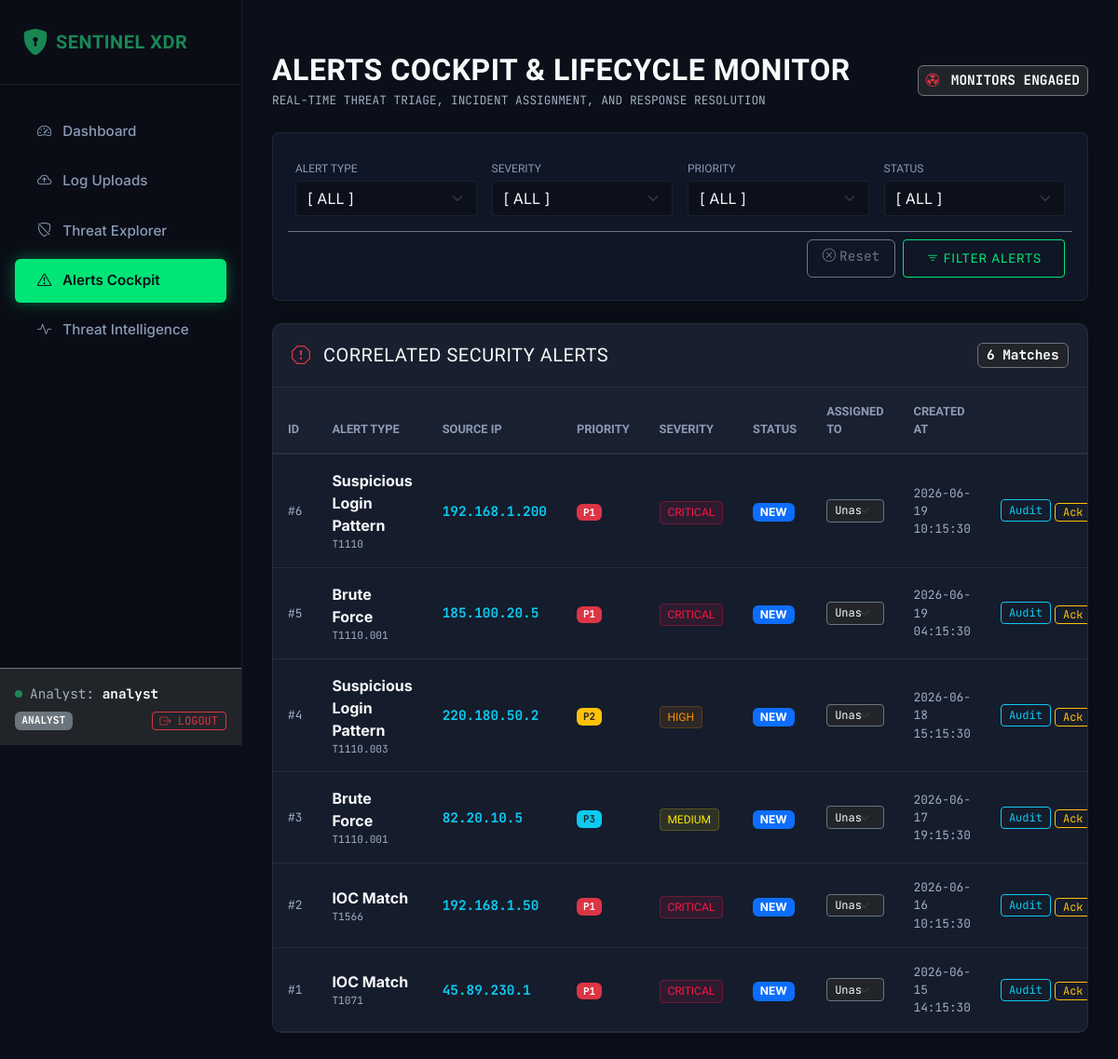
Page /alerts (signed in) on the committed database.
### app/models/user.py (models this page shows, shortened)
class User(db.Model):
    __tablename__ = 'users'
    id = db.Column(db.Integer, primary_key=True)
    username = db.Column(db.String(64), unique=True, nullable=False, index=True)
    email = db.Column(db.String(120), unique=True, nullable=False)
    password_hash = db.Column(db.String(128), nullable=False)
    created_at = db.Column(db.DateTime, default=datetime.datetime.utcnow)
    role = db.Column(db.String(32), default='analyst', nullable=False)  # 'admin' or 'analyst'
    uploads = db.relationship('UploadedLog', backref='uploader', lazy=True, cascade="all, delete-orphan")

### app/models/alert.py (models this page shows, shortened)
class Alert(db.Model):
    __tablename__ = 'alerts'
    id = db.Column(db.Integer, primary_key=True)
    alert_type = db.Column(db.String(64), nullable=False, index=True)  # 'Brute Force', 'IOC Match', 'Suspicious Login Pattern', 'Suspicious Activity'
    severity = db.Column(db.String(16), nullable=False, index=True)  # 'Low', 'Medium', 'High', 'Critical'
    priority = db.Column(db.String(8), nullable=False, default='P3', index=True)  # 'P1', 'P2', 'P3', 'P4'
    status = db.Column(db.String(32), default='New', nullable=False, index=True)  # 'New', 'Acknowledged', 'Resolved', 'False Positive'
    created_at = db.Column(db.DateTime, default=datetime.datetime.utcnow, nullable=False, index=True)
    resolved_at = db.Column(db.DateTime, nullable=True)
    assigned_to_id = db.Column(db.Integer, db.ForeignKey('users.id', ondelete='SET NULL'), nullable=True)
    description = db.Column(db.Text, nullable=True)
    source_ip = db.Column(db.String(45), nullable=True, index=True)
    attempt_count = db.Column(db.Integer, nullable=True)
    first_seen = db.Column(db.DateTime, nullable=True)
    last_seen = db.Column(db.DateTime, nullable=True)
    ioc_indicator_id = db.Column(db.Integer, db.ForeignKey('ioc_indicators.id', ondelete='SET NULL'), nullable=True)
    mitre_technique = db.Column(db.String(64), nullable=True)  # e.g., T1110.001 - Password Guessing
    mitre_tactic = db.Column(db.String(64), nullable=True)     # e.g., Credential Access
    assigned_user = db.relationship('User', backref=db.backref('alerts', lazy=True))

### app/blueprints/alerts.py (the view)
@alerts_bp.route('/alerts')
@login_required
def index():
    alert_type = request.args.get('alert_type', '').strip()
    severity = request.args.get('severity', '').strip()
    priority = request.args.get('priority', '').strip()
    status = request.args.get('status', '').strip()
    query = Alert.query
    if alert_type and alert_type != 'ALL':
        query = query.filter(Alert.alert_type == alert_type)
    if severity and severity != 'ALL':
        query = query.filter(Alert.severity == severity)
    if priority and priority != 'ALL':
        query = query.filter(Alert.priority == priority)
    if status and status != 'ALL':
        query = query.filter(Alert.status == status)
    alerts_list = query.order_by(Alert.created_at.desc()).all()
    all_users = User.query.order_by(User.username.asc()).all()
    alert_types = ['Brute Force', 'IOC Match', 'Suspicious Login Pattern', 'Suspicious Activity']
    return render_template(
        'alerts.html',
        alerts=alerts_list,
        users=all_users,
        alert_types=alert_types,
        filters=request.args
    )

### app/templates/alerts.html (shortened to what this page needs)
{% extends 'base.html' %}
{% block content %}
<div class="container-fluid px-0">
    <div class="d-flex justify-content-between align-items-center mb-4">
        <div>
            <h2 class="text-light fw-bold mb-1">ALERTS COCKPIT & LIFECYCLE MONITOR</h2>
            <p class="text-muted text-mono mb-0" style="font-size: 0.8rem;">REAL-TIME THREAT TRIAGE, INCIDENT ASSIGNMENT, AND RESPONSE RESOLUTION</p>
        </div>
        <div>
            <span class="badge bg-dark border border-secondary text-mono p-2">
                <i class="bi bi-radioactive text-danger me-1"></i> MONITORS ENGAGED
            </span>
        </div>
    </div>
    <div class="cyber-card filter-panel mb-4">
        <form method="GET" action="{{ url_for('alerts.index') }}">
            <div class="row g-3">
                <div class="col-12 col-md-3">
                    <label for="alert_type" class="filter-label mb-1">Alert Type</label>
                    <select name="alert_type" id="alert_type" class="form-select form-control-cyber">
                        <option value="ALL" {% if not filters.alert_type or filters.alert_type == 'ALL' %}selected{% endif %}>[ ALL ]</option>
                    </select>
                </div>
                <div class="col-6 col-md-3">
                    <label for="severity" class="filter-label mb-1">Severity</label>
                    <select name="severity" id="severity" class="form-select form-control-cyber">
                        <option value="ALL" {% if not filters.severity or filters.severity == 'ALL' %}selected{% endif %}>[ ALL ]</option>
                    </select>
                </div>
                <div class="col-6 col-md-3">
                    <label for="priority" class="filter-label mb-1">Priority</label>
                    <select name="priority" id="priority" class="form-select form-control-cyber">
                        <option value="ALL" {% if not filters.priority or filters.priority == 'ALL' %}selected{% endif %}>[ ALL ]</option>
                    </select>
                </div>
                <div class="col-12 col-md-3">
                    <label for="status" class="filter-label mb-1">Status</label>
                    <select name="status" id="status" class="form-select form-control-cyber">
                        <option value="ALL" {% if not filters.status or filters.status == 'ALL' %}selected{% endif %}>[ ALL ]</option>
                    </select>
                </div>
                <div class="col-12 d-flex justify-content-end gap-2 mt-3 pt-2 border-top border-secondary">
                    <a href="{{ url_for('alerts.index') }}" class="btn btn-outline-secondary text-mono px-3">
                        <i class="bi bi-x-circle me-1"></i>Reset
                    </a>
                    <button type="submit" class="btn btn-cyber px-4">
                        <i class="bi bi-filter me-1"></i>Filter Alerts
                    </button>
                </div>
            </div>
        </form>
    </div>
    <div class="cyber-card">
        <div class="cyber-card-header d-flex justify-content-between align-items-center">
            <h5 class="text-light mb-0 font-display">
                <i class="bi bi-exclamation-octagon text-danger me-2"></i> CORRELATED SECURITY ALERTS
            </h5>
            <span class="badge bg-dark border border-secondary text-mono">{{ alerts | length }} Matches</span>
        </div>
        <div class="table-responsive">
            <table class="table table-cyber mb-0 align-middle">
                <thead>
                    <tr>
                        <th style="width: 5%;">ID</th>
                        <th style="width: 15%;">Alert Type</th>
                        <th style="width: 10%;">Source IP</th>
                        <th style="width: 10%;">Priority</th>
                        <th style="width: 10%;">Severity</th>
                        <th style="width: 10%;">Status</th>
                        <th style="width: 15%;">Assigned To</th>
                        <th style="width: 12%;">Created At</th>
                        <th style="width: 13%;" class="text-end">Actions</th>
                    </tr>
                </thead>
                <tbody>
                    {% if alerts %}
                    {% for alert in alerts %}
                    <tr {% if alert.status == 'Resolved' or alert.status == 'False Positive' %}style="opacity: 0.65;"{% endif %}>
                        <td class="text-muted text-mono" style="font-size: 0.8rem;">
                            #{{ alert.id }}
                        </td>
                        <td>
                            <strong class="text-light">{{ alert.alert_type }}</strong>
                            {% if alert.mitre_technique %}
                            <div class="text-muted text-mono" style="font-size: 0.7rem;">{{ alert.mitre_technique.split(' - ')[0] }}</div>
                            {% endif %}
                        </td>
                        <td class="text-mono fw-bold text-info">
                            {{ alert.source_ip or 'N/A' }}
                        </td>
                        <td class="text-mono">
                            <span class="badge {% if alert.priority == 'P1' %}bg-danger{% elif alert.priority == 'P2' %}bg-warning text-dark{% elif alert.priority == 'P3' %}bg-info text-dark{% else %}bg-secondary{% endif %}">
                                {{ alert.priority }}
                            </span>
                        </td>
                        <td>
                            <span class="badge-cyber {% if alert.severity == 'Critical' %}badge-critical{% elif alert.severity == 'High' %}badge-high{% elif alert.severity == 'Medium' %}badge-medium{% else %}badge-low{% endif %}">
                                {{ alert.severity }}
                            </span>
                        </td>
                        <td>
                            <span class="badge {% if alert.status == 'New' %}bg-primary{% elif alert.status == 'Acknowledged' %}bg-warning text-dark{% elif alert.status == 'Resolved' %}bg-success{% else %}bg-secondary{% endif %}">
                                {{ alert.status | upper }}
                            </span>
                        </td>
                        <td>
                            <form method="POST" action="{{ url_for('alerts.assign', alert_id=alert.id) }}" class="d-inline">
                                <select name="assigned_to_id" onchange="this.form.submit()" class="form-select form-select-sm bg-dark text-light border-secondary text-mono" style="font-size: 0.75rem; padding: 0.15rem 1.5rem 0.15rem 0.5rem;">
                                    <option value="0">Unassigned</option>
                                </select>
                            </form>
                        </td>
                        <td class="text-mono text-muted" style="font-size: 0.8rem;">
                            {{ alert.created_at.strftime('%Y-%m-%d %H:%M:%S') }}
                        </td>
                        <td class="text-end">
                            <div class="d-flex justify-content-end gap-1">
                                <button type="button" class="btn btn-sm btn-outline-info py-0 px-2 text-mono" style="font-size: 0.75rem;" data-bs-toggle="modal" data-bs-target="#alertModal_{{ alert.id }}">
                                    Audit
                                </button>
                                {% if alert.status == 'New' %}
                                <form method="POST" action="{{ url_for('alerts.acknowledge', alert_id=alert.id) }}">
                                    <button type="submit" class="btn btn-sm btn-outline-warning py-0 px-2 text-mono" style="font-size: 0.75rem;" title="Acknowledge Alert">
                                        Ack
                                    </button>
                                </form>
                                {% endif %}
                            </div>
                        </td>
                    </tr>
                    {% endfor %}
                    {% endif %}
                </tbody>
            </table>
        </div>
    </div>
</div>
{% endblock %}

### app/templates/base.html (shortened to what this page needs)
<!DOCTYPE html>
<html lang="en">
<head>
    <link href="https://cdn.jsdelivr.net/npm/bootstrap@5.3.3/dist/css/bootstrap.min.css" rel="stylesheet"
>
    <link rel="stylesheet" href="https://cdn.jsdelivr.net/npm/bootstrap-icons@1.11.3/font/bootstrap-icons.min.css">
    <link rel="stylesheet" href="{{ url_for('static', filename='css/custom.css') }}">
</head>
<body>
    <div class="sidebar d-flex flex-column justify-content-between">
        <div>
            <div class="sidebar-logo">
                <i class="bi bi-shield-lock-fill text-success fs-3 me-2"></i>
                <span class="brand-text text-success fs-5 fw-bold">SENTINEL XDR</span>
            </div>
            {% if g.user %}
            <nav class="nav flex-column">
                <a class="nav-link {% if request.endpoint == 'dashboard.index' %}active{% endif %}"
                    href="{{ url_for('dashboard.index') }}">
                    <i class="bi bi-speedometer2 me-2"></i> Dashboard
                </a>
                <a class="nav-link {% if request.endpoint == 'main.uploads' %}active{% endif %}"
                    href="{{ url_for('main.uploads') }}">
                    <i class="bi bi-cloud-arrow-up me-2"></i> Log Uploads
                </a>
                <a class="nav-link {% if request.endpoint == 'main.events' %}active{% endif %}"
                    href="{{ url_for('main.events') }}">
                    <i class="bi bi-shield-slash me-2"></i> Threat Explorer
                </a>
                <a class="nav-link {% if request.endpoint == 'alerts.index' %}active{% endif %}"
                    href="{{ url_for('alerts.index') }}">
                    <i class="bi bi-exclamation-triangle me-2"></i> Alerts Cockpit
                </a>
                <a class="nav-link {% if request.endpoint == 'iocs.index' %}active{% endif %}"
                    href="{{ url_for('iocs.index') }}">
                    <i class="bi bi-activity me-2"></i> Threat Intelligence
                </a>
            </nav>
            {% endif %}
        </div>
        {% if g.user %}
        <div class="p-3 border-top border-secondary bg-dark">
            <div class="d-flex align-items-center mb-2">
                <div class="bg-success rounded-circle me-2" style="width: 8px; height: 8px;"></div>
                <small class="text-muted text-mono">Analyst: <span class="text-light fw-bold">{{ g.user.username
                        }}</span></small>
            </div>
            <div class="d-flex justify-content-between align-items-center">
                <span class="badge bg-secondary text-mono" style="font-size: 0.7rem;">{{ g.user.role | upper }}</span>
                <a href="{{ url_for('auth.logout') }}" class="btn btn-sm btn-outline-danger py-0 px-2 text-mono"
                    style="font-size: 0.75rem;">
                    <i class="bi bi-box-arrow-right"></i> LOGOUT
                </a>
            </div>
        </div>
        {% endif %}
    </div>
    <div class="main-wrapper">
        {% block content %}{% endblock %}
    </div>
</body>
</html>

### rows in the picture
User: user.username "analyst", user.role "ANALYST"
Alert: id "6", alert_type "Suspicious Login Pattern", mitre_technique "T1110", source_ip "192.168.1.200", priority "P1", severity "CRITICAL", status "NEW", created_at "2026-06-19 10:15:30"
Alert: id "5", alert_type "Brute Force", mitre_technique "T1110.001", source_ip "185.100.20.5", priority "P1", severity "CRITICAL", status "NEW", created_at "2026-06-19 04:15:30"
Alert: id "4", alert_type "Suspicious Login Pattern", mitre_technique "T1110.003", source_ip "220.180.50.2", priority "P2", severity "HIGH", status "NEW", created_at "2026-06-18 15:15:30"
Alert: id "3", alert_type "Brute Force", mitre_technique "T1110.001", source_ip "82.20.10.5", priority "P3", severity "MEDIUM", status "NEW", created_at "2026-06-17 19:15:30"
Alert: id "2", alert_type "IOC Match", mitre_technique "T1566", source_ip "192.168.1.50", priority "P1", severity "CRITICAL", status "NEW", created_at "2026-06-16 10:15:30"
Alert: id "1", alert_type "IOC Match", mitre_technique "T1071", source_ip "45.89.230.1", priority "P1", severity "CRITICAL", status "NEW", created_at "2026-06-15 14:15:30"

### other values in the picture
{{ alerts | length }} "6"
